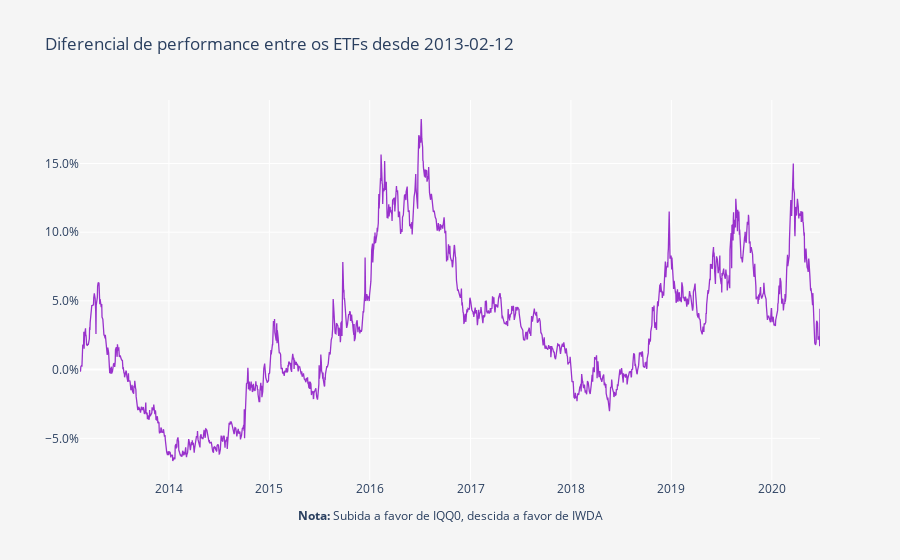

Notebook cell for this chart:
### Code cell
layout = go.Layout(
    title='Diferencial de performance entre os ETFs desde ' + Begin,
    plot_bgcolor='#f5f5f5',
    paper_bgcolor='#f5f5f5',
    xaxis=dict(
        title='<b>Nota:</b> Subida a favor de IQQ0, descida a favor de IWDA',
        showgrid=True,
        titlefont=dict(size=12),
    ),
    yaxis=dict(
        title='',
        showgrid=True,
        zeroline=True, # Adicionar ou não a zero line
        tickformat=".1%" # tickformat=".2%" se quiseres mais casas decimais
    ))

trace0 = go.Scatter(
    x = fundos.index,
    y = (round(((fundos.iloc[:, 1] / fundos.iloc[:, 0])- 1), 5)),
    name = 'Portfolio',
    line = dict(
        color = 'darkorchid',
        width = 1.3)
)

data = [trace0]
        
fig = go.Figure(data=data, layout=layout)
py.iplot(fig)

### Figure 1 — Plotly figure (JSON) as saved in the notebook; plotly's stock layout.template omitted (floating-point values rounded to 4 significant figures; data arrays with more than 128 entries replaced by an {"elided": "..."} marker saying what was removed)
{"data": [{"line": {"color": "darkorchid", "width": 1.3}, "name": "Portfolio", "type": "scatter", "x": {"elided": "1881 str values"}, "y": {"elided": "1881 float values"}}], "layout": {"autosize": true, "paper_bgcolor": "#f5f5f5", "plot_bgcolor": "#f5f5f5", "title": {"text": "Diferencial de performance entre os ETFs desde 2013-02-12"}, "xaxis": {"autorange": true, "range": ["2013-02-12", "2020-06-24"], "showgrid": true, "title": {"font": {"size": 12}, "text": "<b>Nota:</b> Subida a favor de IQQ0, descida a favor de IWDA"}, "type": "date"}, "yaxis": {"autorange": true, "range": [-0.08033, 0.1962], "showgrid": true, "tickformat": ".1%", "title": {"text": ""}, "type": "linear", "zeroline": true}}}
